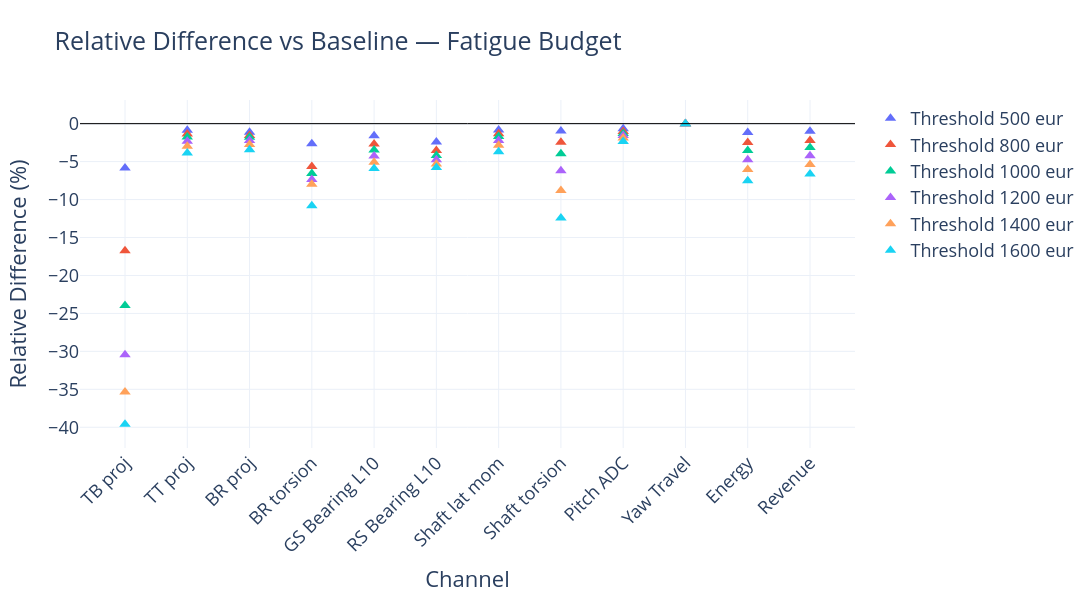

The code cell stored with this chart in its notebook:
### Code cell
# === Cell 2: Fatigue budget relative differences =============================
# Visual controls
FIG_WIDTH = 1200
FIG_HEIGHT = 600
FONT_SIZE = 18
MARKER_SIZE = 10
MARKER_SYMBOL = "triangle-up"
LEGEND_X = 1.02          # move legend to the right of plot area
LEGEND_Y = 1.0
LEGEND_ORIENTATION = "v"  # "v" or "h"
ZERO_LINE_WIDTH = 1       # thick black zero line
SHOW_LEGEND = True
SHOW_TITLE = True  # or False

# ----------------------------------------------------------------------------- 
# Load fatigue_budget.json from each scenario folder and compute rel diffs
# -----------------------------------------------------------------------------
fatigue_files = [str(Path(d) / FATIGUE_NAME) for d in scenario_dirs]

# Load as DataFrame of dicts
fatigue_rows = []
for f in fatigue_files:
    with open(f, "r") as fh:
        fatigue_rows.append(json.load(fh))
fatigue_df = pd.DataFrame(fatigue_rows)

# Keep only the chosen channels (intersect with what exists)
available = [c for c in channels_ordered if c in fatigue_df.columns]
if not available:
    raise ValueError("None of the selected channels exist in fatigue_budget.json.")
fatigue_df = fatigue_df[available]

# Baseline row
base = fatigue_df.iloc[0]

# Relative differences for scenarios (rows 1..)
rel = 100.0 * (fatigue_df.iloc[1:, :].subtract(base, axis=1)) / base.replace(0, np.nan)
rel.index = scenario_labels[1:]  # nice index

# For plotting, rename columns to display labels
colmap = dict(zip(available, labelize(available)))
rel = rel.rename(columns=colmap)

# ----------------------------------------------------------------------------- 
# Build the figure
# -----------------------------------------------------------------------------
fig = go.Figure()

x_order = [colmap[c] for c in available]  # ensure ordered x
for scen_name, row in rel.iterrows():
    fig.add_trace(go.Scatter(
        x=x_order,
        y=[row[c] for c in x_order],
        mode="markers",
        marker=dict(size=MARKER_SIZE, symbol=MARKER_SYMBOL),
        name=scen_name,
        showlegend=True
    ))

# Add a thick black zero line
fig.add_hline(y=0, line_width=ZERO_LINE_WIDTH, line_color="black")

if SHOW_LEGEND:
    legend=dict(x=LEGEND_X, y=LEGEND_Y, orientation=LEGEND_ORIENTATION)
else:
    legend = dict(visible=False)

fig.update_layout(
    title="Relative Difference vs Baseline — Fatigue Budget" if SHOW_TITLE else None,
    xaxis_title="Channel",
    yaxis_title="Relative Difference (%)",
    template="plotly_white",
    width=FIG_WIDTH,
    height=FIG_HEIGHT,
    font=dict(size=FONT_SIZE),
    legend=legend
)

fig.update_xaxes(tickangle=-45)
fig.show()

### Figure 1 — Plotly figure (JSON) as saved in the notebook; plotly's stock layout.template omitted (floating-point values rounded to 4 significant figures)
{"data": [{"marker": {"size": 10, "symbol": "triangle-up"}, "mode": "markers", "name": "Threshold 500 eur", "showlegend": true, "type": "scatter", "x": ["TB proj", "TT proj", "BR proj", "BR torsion", "GS Bearing L10", "RS Bearing L10", "Shaft lat mom", "Shaft torsion", "Pitch ADC", "Yaw Travel", "Energy", "Revenue"], "y": [-5.859, -0.8569, -1.118, -2.632, -1.578, -2.422, -0.8468, -0.9623, -0.6826, 0, -1.16, -0.9974]}, {"marker": {"size": 10, "symbol": "triangle-up"}, "mode": "markers", "name": "Threshold 800 eur", "showlegend": true, "type": "scatter", "x": ["TB proj", "TT proj", "BR proj", "BR torsion", "GS Bearing L10", "RS Bearing L10", "Shaft lat mom", "Shaft torsion", "Pitch ADC", "Yaw Travel", "Energy", "Revenue"], "y": [-16.74, -1.369, -1.577, -5.631, -2.688, -3.549, -1.331, -2.44, -1.049, 0, -2.484, -2.207]}, {"marker": {"size": 10, "symbol": "triangle-up"}, "mode": "markers", "name": "Threshold 1000 eur", "showlegend": true, "type": "scatter", "x": ["TB proj", "TT proj", "BR proj", "BR torsion", "GS Bearing L10", "RS Bearing L10", "Shaft lat mom", "Shaft torsion", "Pitch ADC", "Yaw Travel", "Energy", "Revenue"], "y": [-23.97, -1.742, -1.791, -6.576, -3.463, -4.187, -1.678, -3.975, -1.282, 0, -3.537, -3.155]}, {"marker": {"size": 10, "symbol": "triangle-up"}, "mode": "markers", "name": "Threshold 1200 eur", "showlegend": true, "type": "scatter", "x": ["TB proj", "TT proj", "BR proj", "BR torsion", "GS Bearing L10", "RS Bearing L10", "Shaft lat mom", "Shaft torsion", "Pitch ADC", "Yaw Travel", "Energy", "Revenue"], "y": [-30.44, -2.322, -2.226, -7.35, -4.261, -4.77, -2.228, -6.21, -1.553, 0, -4.743, -4.234]}, {"marker": {"size": 10, "symbol": "triangle-up"}, "mode": "markers", "name": "Threshold 1400 eur", "showlegend": true, "type": "scatter", "x": ["TB proj", "TT proj", "BR proj", "BR torsion", "GS Bearing L10", "RS Bearing L10", "Shaft lat mom", "Shaft torsion", "Pitch ADC", "Yaw Travel", "Energy", "Revenue"], "y": [-35.36, -2.979, -2.735, -7.997, -5.076, -5.3, -2.851, -8.809, -1.896, 0, -6.044, -5.368]}, {"marker": {"size": 10, "symbol": "triangle-up"}, "mode": "markers", "name": "Threshold 1600 eur", "showlegend": true, "type": "scatter", "x": ["TB proj", "TT proj", "BR proj", "BR torsion", "GS Bearing L10", "RS Bearing L10", "Shaft lat mom", "Shaft torsion", "Pitch ADC", "Yaw Travel", "Energy", "Revenue"], "y": [-39.61, -3.861, -3.428, -10.81, -5.9, -5.785, -3.702, -12.43, -2.34, 0, -7.511, -6.625]}], "layout": {"font": {"size": 18}, "height": 600, "legend": {"orientation": "v", "x": 1.02, "y": 1}, "shapes": [{"line": {"color": "black", "width": 1}, "type": "line", "x0": 0, "x1": 1, "xref": "x domain", "y0": 0, "y1": 0, "yref": "y"}], "title": {"text": "Relative Difference vs Baseline — Fatigue Budget"}, "width": 1200, "xaxis": {"tickangle": -45, "title": {"text": "Channel"}}, "yaxis": {"title": {"text": "Relative Difference (%)"}}}}
